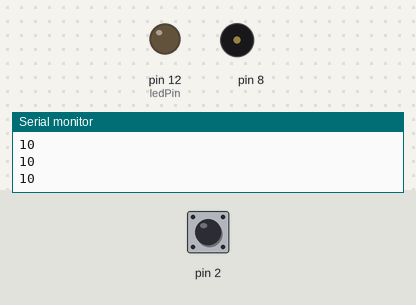
A sketch run on a simulated Arduino Uno, built with avr-gcc and run on an emulated ATmega328P. Shown: output pins drawn as LEDs (lit = HIGH), buzzer (waves = sounding), the last lines printed to the serial monitor. Inputs (shaded band) come from the test bench; at power-on: pin 2 HIGH.

Above: at 1.2 s.
1.3 s: pin 2 pulled LOW for 0.15 s
At 1.37 s:
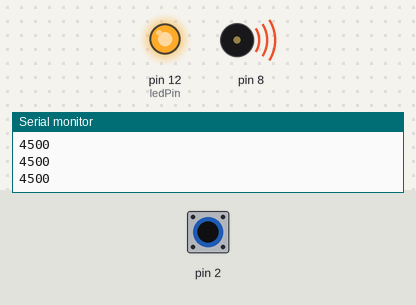
2.9 s: pin 2 pulled LOW for 3.2 s
At 7.3 s:
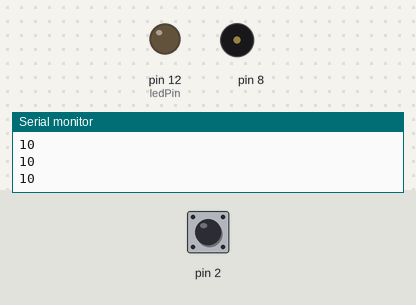
Timing chart, 0 to 8.8 s (numbered marks = the images above; inputs shaded):
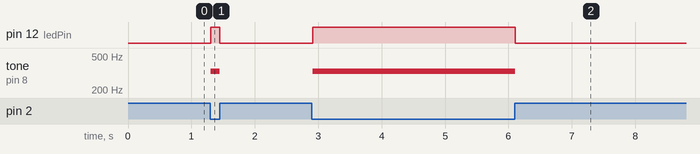

Measured:
- after the input at 1.3 s, pin 12 (ledPin): LOW → HIGH at once, → LOW 0.15 s later; tone on pin 8: silent → 330 Hz at once, → silent 0.15 s later
- after the input at 2.9 s, pin 12 (ledPin): LOW → HIGH at once, → LOW 3.2 s later; tone on pin 8: silent → 330 Hz at once, → silent 3.2 s later

The sketch:

proj_13_capacitive_sensor.ino
```cpp
#include <CapacitiveSensor.h>
CapacitiveSensor capSensor = CapacitiveSensor(4,2);

int threshold = 1000;
const int ledPin = 12;

void setup() {
  Serial.begin(9600);
  pinMode(ledPin, OUTPUT);
}

void loop() {
  long sensorValue = capSensor.capacitiveSensor(30);
  Serial.println(sensorValue);

  if (sensorValue > threshold) {
    digitalWrite(ledPin, HIGH);
    tone(8, 330);
  } else {
    digitalWrite(ledPin, LOW);
    noTone(8);
  }

  delay(10);

}
```
